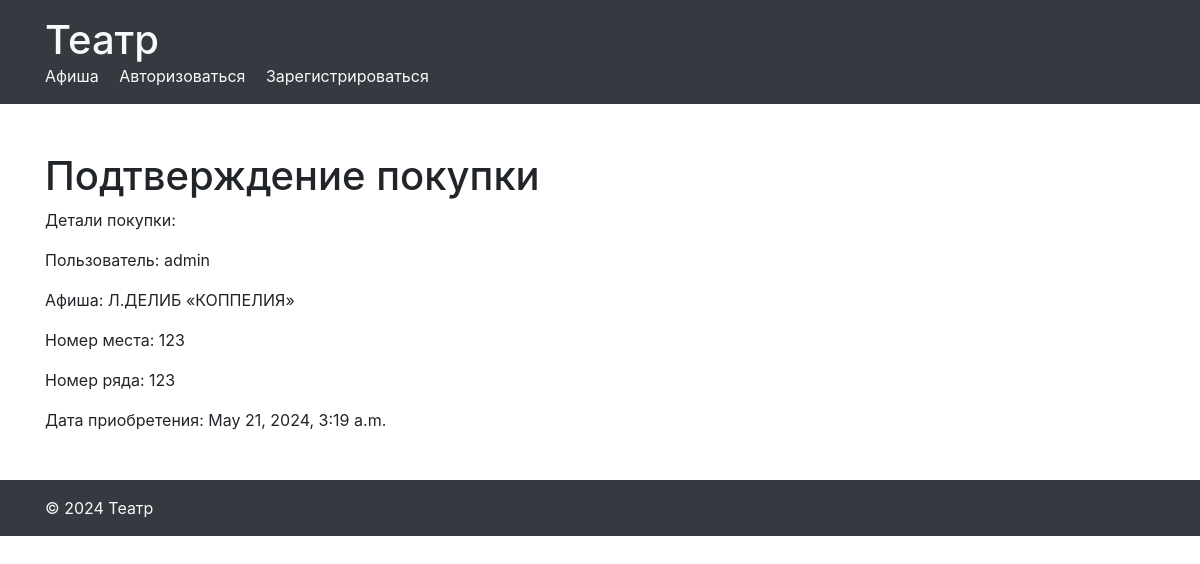
The page /confirm-purchase/2/ on the database its author committed.
### playbills/models.py (models this page shows, shortened)
class Ticket(models.Model):
    user = models.ForeignKey(User, on_delete=models.CASCADE)
    playbill = models.ForeignKey(Playbill, on_delete=models.CASCADE)
    purchase_date = models.DateTimeField(auto_now_add=True)
    seat_number = models.CharField(max_length=10, null=True)
    row_number = models.IntegerField(null=True)
    is_confirmed = models.BooleanField(default=False)

class Playbill(models.Model):
    title = models.CharField(max_length=100)
    date = models.DateField()
    price = models.DecimalField(max_digits=10, decimal_places=2)
    image = models.ImageField(upload_to='playbill_images/', default='')

### playbills/views.py (the view)
# urls.py: path('confirm-purchase/<int:ticket_id>/', confirm_purchase, name='confirm_purchase'),
def confirm_purchase(request, ticket_id):
    ticket = Ticket.objects.get(id=ticket_id)
    return render(request, 'playbills/confirm_purchase.html', {'ticket': ticket})

### playbills/templates/playbills/confirm_purchase.html (shortened to what this page needs)
{% extends "base_generic.html" %}
{% load static %}
{% block content %}
<!DOCTYPE html>
<html lang="en">
<head>
</head>
<body>
    <h1>Подтверждение покупки</h1>
    <p>Детали покупки:</p>
    <p>Пользователь: {{ ticket.user.username }}</p>
    <p>Афиша: {{ ticket.playbill.title }}</p>
    <p>Номер места: {{ ticket.seat_number }}</p>
    <p>Номер ряда: {{ ticket.row_number }}</p>
    <p>Дата приобретения: {{ ticket.purchase_date }}</p>
</body>
</html>
{% endblock %}

### rows shown on the page
Ticket: user.username "admin", playbill "Л.ДЕЛИБ «КОППЕЛИЯ»", seat_number "123", row_number "123", purchase_date "May 21, 2024, 3:19 a.m."
